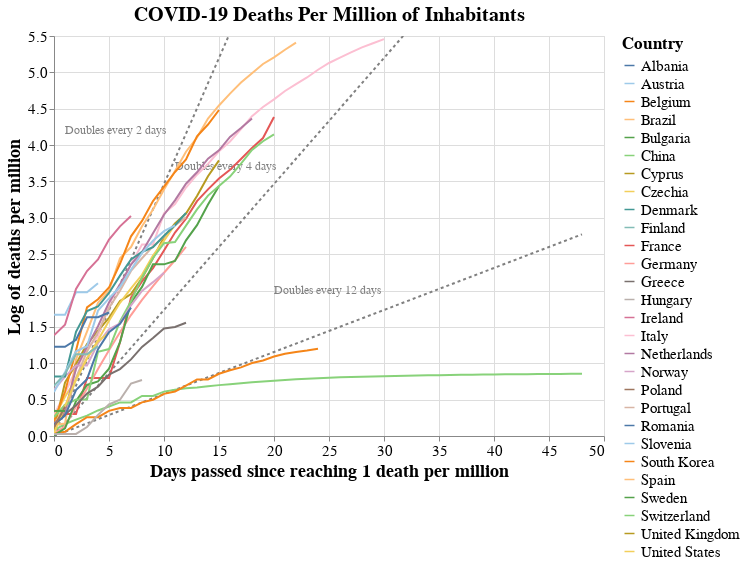

Notebook code cell kept with this figure:
### Code cell
#hide_input
# Stack data to get it to Altair dataframe format
data_countries_pc2 = data_countries_pc.copy()
for i in range(0,len(countries)):
    data_countries_pc2[i] = data_countries_pc2[i].reset_index()
    data_countries_pc2[i]['n_days'] = data_countries_pc2[i].index
    data_countries_pc2[i]['log_cases'] = np.log(data_countries_pc2[i]["total_cases"])
data_plot = data_countries_pc2[0]
for i in range(1, len(countries)):    
    data_plot = pd.concat([data_plot, data_countries_pc2[i]], axis=0)
data_plot["trend_2days"] = np.log(2)/2*data_plot["n_days"]
data_plot["trend_4days"] = np.log(2)/4*data_plot["n_days"]
data_plot["trend_12days"] = np.log(2)/12*data_plot["n_days"]
data_plot["trend_2days_label"] = "Doubles every 2 days"
data_plot["trend_4days_label"] = "Doubles evey 4 days"
data_plot["trend_12days_label"] = "Doubles every 12 days"


# Plot it using Altair
source = data_plot

scales = alt.selection_interval(bind='scales')
selection = alt.selection_multi(fields=['location'], bind='legend')

base = alt.Chart(source, title = "COVID-19 Deaths Per Million of Inhabitants").encode(
    x = alt.X('n_days:Q', title = "Days passed since reaching 1 death per million"),
    y = alt.Y("log_cases:Q",title = "Log of deaths per million"),
    color = alt.Color('location:N', legend=alt.Legend(title="Country", labelFontSize=15, titleFontSize=17),
                     scale=alt.Scale(scheme='tableau20')),
    opacity = alt.condition(selection, alt.value(1), alt.value(0.1))
)

lines = base.mark_line().add_selection(
    scales
).add_selection(
    selection
).properties(
    width=chart_width,
    height=chart_height
)

trend_2d = alt.Chart(source).encode(
    x = "n_days:Q",
    y = alt.Y("trend_2days:Q",  scale=alt.Scale(domain=(0, max(data_plot["log_cases"])))),
).mark_line(color="grey", strokeDash=[3,3])


labels = pd.DataFrame([{'label': 'Doubles every 2 days', 'x_coord': 6, 'y_coord': 4},
                       {'label': 'Doubles every 4 days', 'x_coord': 16, 'y_coord': 3.5},
                       {'label': 'Doubles every 12 days', 'x_coord': 25, 'y_coord': 1.8},
                      ])
trend_label = (alt.Chart(labels)
                    .mark_text(align='left', dx=-55, dy=-15, fontSize=12, color="grey")
                    .encode(x='x_coord:Q',
                            y='y_coord:Q',
                            text='label:N')
                   )

trend_4d = alt.Chart(source).mark_line(color="grey", strokeDash=[3,3]).encode(
    x = "n_days:Q",
    y = alt.Y("trend_4days:Q",  scale=alt.Scale(domain=(0, max(data_plot["log_cases"])))),
)

trend_12d = alt.Chart(source).mark_line(color="grey", strokeDash=[3,3]).encode(
    x = "n_days:Q",
    y = alt.Y("trend_12days:Q",  scale=alt.Scale(domain=(0, max(data_plot["log_cases"])))),
)


plot1= (
(trend_2d + trend_4d + trend_12d + trend_label + lines)
.configure_title(fontSize=20)
.configure_axis(labelFontSize=15,titleFontSize=18)
)
#plot1.save(("../images/covid-permillion-trajectories.png"))
plot1

### Figure 1 — Vega-Lite specification as saved in the notebook (floating-point values rounded to 4 significant figures; data arrays with more than 128 entries replaced by an {"elided": "..."} marker saying what was removed)
{"config": {"view": {"continuousWidth": 400, "continuousHeight": 300}, "axis": {"labelFontSize": 15, "titleFontSize": 18}, "title": {"fontSize": 20}}, "layer": [{"mark": {"type": "line", "color": "grey", "strokeDash": [3, 3]}, "encoding": {"x": {"type": "quantitative", "field": "n_days"}, "y": {"type": "quantitative", "field": "trend_2days", "scale": {"domain": [0, 5.457]}}}}, {"mark": {"type": "line", "color": "grey", "strokeDash": [3, 3]}, "encoding": {"x": {"type": "quantitative", "field": "n_days"}, "y": {"type": "quantitative", "field": "trend_4days", "scale": {"domain": [0, 5.457]}}}}, {"mark": {"type": "line", "color": "grey", "strokeDash": [3, 3]}, "encoding": {"x": {"type": "quantitative", "field": "n_days"}, "y": {"type": "quantitative", "field": "trend_12days", "scale": {"domain": [0, 5.457]}}}}, {"data": {"name": "data-cf5cfaa2f9f67721e9c0baa1e72af7ac"}, "mark": {"type": "text", "align": "left", "color": "grey", "dx": -55, "dy": -15, "fontSize": 12}, "encoding": {"text": {"type": "nominal", "field": "label"}, "x": {"type": "quantitative", "field": "x_coord"}, "y": {"type": "quantitative", "field": "y_coord"}}}, {"data": {"name": "data-39c89a8394f784d1d9591639d141aad6"}, "mark": "line", "encoding": {"color": {"type": "nominal", "field": "location", "legend": {"labelFontSize": 15, "title": "Country", "titleFontSize": 17}, "scale": {"scheme": "tableau20"}}, "opacity": {"condition": {"value": 1, "selection": "selector002"}, "value": 0.1}, "x": {"type": "quantitative", "field": "n_days", "title": "Days passed since reaching 1 death per million"}, "y": {"type": "quantitative", "field": "log_cases", "title": "Log of deaths per million"}}, "height": 400, "selection": {"selector001": {"type": "interval", "bind": "scales"}, "selector002": {"type": "multi", "fields": ["location"], "bind": "legend"}}, "title": "COVID-19 Deaths Per Million of Inhabitants", "width": 550}], "data": {"name": "data-39c89a8394f784d1d9591639d141aad6"}, "$schema": "https://vega.github.io/schema/vega-lite/v4.8.1.json", "datasets": {"data-39c89a8394f784d1d9591639d141aad6": {"elided": "378 records"}, "data-cf5cfaa2f9f67721e9c0baa1e72af7ac": [{"label": "Doubles every 2 days", "x_coord": 6, "y_coord": 4.0}, {"label": "Doubles every 4 days", "x_coord": 16, "y_coord": 3.5}, {"label": "Doubles every 12 days", "x_coord": 25, "y_coord": 1.8}]}}
